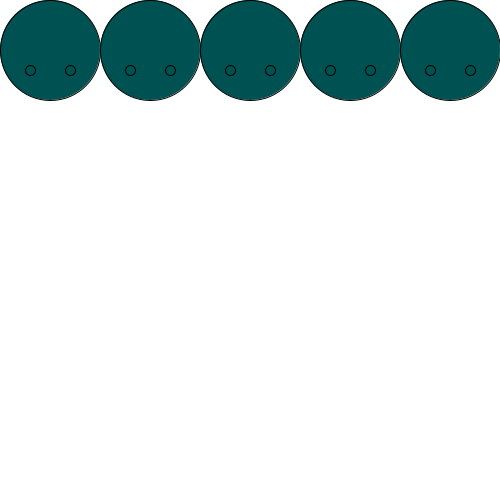
Frame 1 (no input)
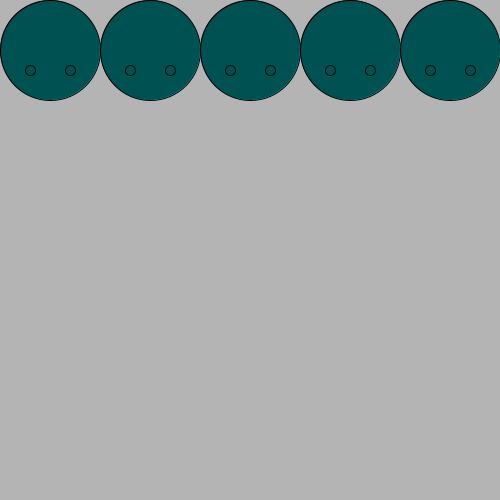
Frame 60 (the mouse pressed at the canvas centre just before this capture)
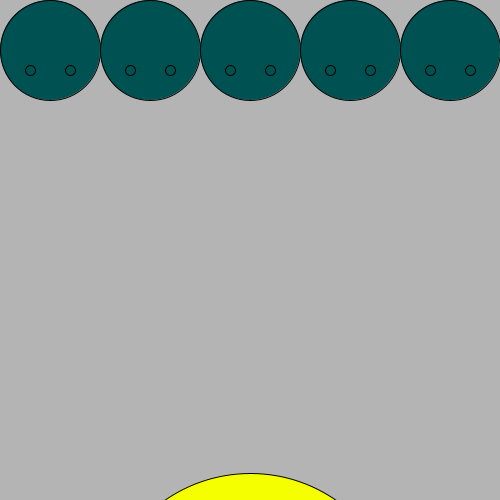
Frame 120 (the mouse held since frame 60 and released just before this capture)

The Processing sketch that drew these frames (run headless with seeded random() and noise(); from frame 60 on, the mouse is pressed at the canvas centre):

// Processing sketch: processing_172071
// ── processing_172071.pde

float counter = 0;
 
void setup ()
{
  size (500, 500);
  background(255);
  smooth(3);
}
 
void draw ()
 
 
{
 
 
  background(255);
  colorMode(RGB, 155, 155, 155);
  //float counter_mouse=map(mouseX, 0, width, 0.01, 0.2);
  fill(0, 50, 50);
  ellipse(50, 50, 100, 100);
  ellipse(30, 70, 10, 10);
  ellipse(70, 70, 10, 10);
  ellipse(150, 50, 100, 100);
  ellipse(130, 70, 10, 10);
  ellipse(170, 70, 10, 10);
  fill(0, 50, 50);
 
  ellipse(250, 50, 100, 100);
  ellipse(230, 70, 10, 10);
  ellipse(270, 70, 10, 10);
  ellipse(350, 50, 100, 100);
  ellipse(330, 70, 10, 10);
  ellipse(370, 70, 10, 10);
  ellipse(450, 50, 100, 100);
  ellipse(430, 70, 10, 10);
  ellipse(470, 70, 10, 10);
 
  {
 
    colorMode(HSB, 360, 100, 100);
    float amplitude = map (sin(counter), -1, 1, 120, 60);
 
    fill(amplitude, 100, 100);
 
    translate(250, cos(counter)*amplitude);
 
    ellipse(0, 600, 300, 300);
    ellipse(-40, 500, 40, 40);
    ellipse(40, 500, 40, 40);
 
    println(sin(counter));
    counter +=0.01;
  }
}
